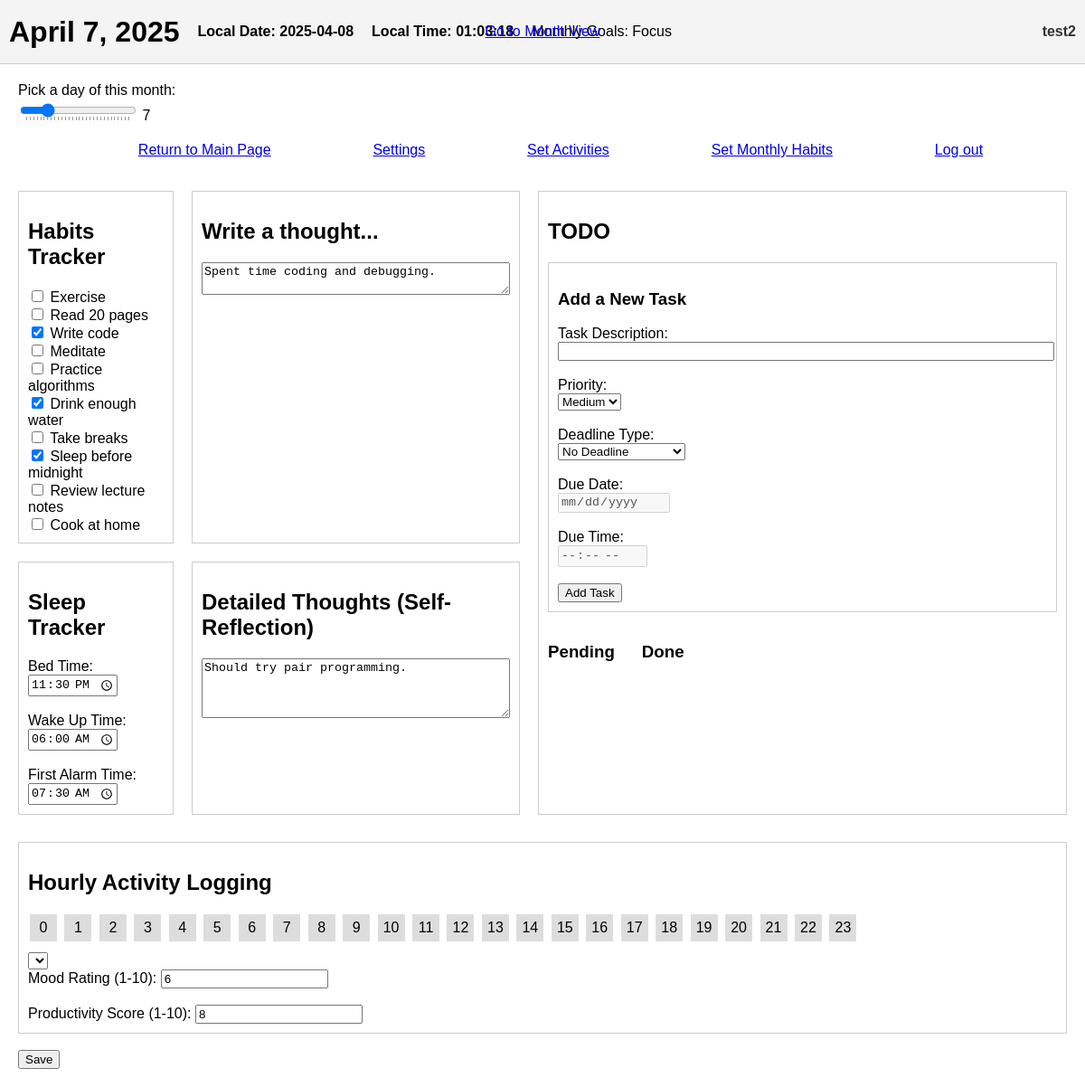
Screenshot of /day/2025/4/7/ (signed in) with the database file from the repository.
### mainpage/models.py (models this page shows, shortened)
class DailyData(models.Model):
    user_id = models.IntegerField()
    date = models.DateField()
    mood_rating = models.IntegerField(null=True, blank=True)
    productivity_score = models.IntegerField(null=True, blank=True)
    sleep = models.TextField(null=True, blank=True)
    habits_completed = models.TextField(null=True, blank=True)
    thoughts = models.TextField(null=True, blank=True)
    self_reflection = models.TextField(null=True, blank=True)
    hourly_activity_logging = models.TextField(null=True, blank=True)
    class Meta:
        unique_together = ("user_id", "date")

class MonthlyHabits(models.Model):
    user_id = models.IntegerField()
    year = models.IntegerField()
    month = models.IntegerField()
    goal_text = models.TextField(blank=True)
    habit_1 = models.CharField(max_length=100, blank=True)
    habit_2 = models.CharField(max_length=100, blank=True)
    habit_3 = models.CharField(max_length=100, blank=True)
    habit_4 = models.CharField(max_length=100, blank=True)
    habit_5 = models.CharField(max_length=100, blank=True)
    habit_6 = models.CharField(max_length=100, blank=True)
    habit_7 = models.CharField(max_length=100, blank=True)
    habit_8 = models.CharField(max_length=100, blank=True)
    habit_9 = models.CharField(max_length=100, blank=True)
    habit_10 = models.CharField(max_length=100, blank=True)
    class Meta:
        unique_together = ("user_id", "year", "month")

### authapp/models.py (models this page shows, shortened)
class CustomUser(AbstractUser):
    username = models.CharField(
        _('username'),
        max_length=12,
        unique=True,
        help_text=_('Required. 3-12 characters. Letters and digits only.'),
        validators=[
            RegexValidator(
                regex=r'^[A-Za-z0-9]+$',
                message=_('Username can only contain letters and digits.')
            ),
            MinLengthValidator(3, _('Username must have at least 3 characters.')),
            MaxLengthValidator(12, _('Username cannot exceed 12 characters.')),
        ],
        error_messages={
            'unique': _("This username is already taken."),
        },
    )
    first_name = None
    last_name = None
    GENDER_CHOICES = [
        (1, 'Male'),
        (2, 'Female'),
    ]
    preferred_name = models.CharField(max_length=100, blank=True)
    b_day = models.DateField(null=True, blank=True)
    gender = models.IntegerField(choices=GENDER_CHOICES, null=True, blank=True)

### mainpage/views.py (the view, shortened to what this page needs)
# urls.py: path('day/<int:year>/<int:month>/<int:day>/', day_view, name='day_view'),
@login_required
def day_view(request, year, month, day):
    current_date = date(year, month, day)
    today = date.today()
    allowable_date = today + timedelta(days=1)
    if current_date > allowable_date:
        messages.error(request, "You cannot create or edit logs for dates more than 24h in the future.")
        return redirect('main_page')
    last_log = DailyData.objects.filter(
        user_id=request.user.id,
        date__lt=current_date
    ).order_by('-date').first()
    if last_log:
        day_to_fill = last_log.date + timedelta(days=1)
        while day_to_fill < current_date:
            DailyData.objects.get_or_create(
                user_id=request.user.id,
                date=day_to_fill
            )
            day_to_fill += timedelta(days=1)
    daily_obj, _ = DailyData.objects.get_or_create(
        user_id=request.user.id,
        date=current_date
    )
    monthly_obj, _ = MonthlyHabits.objects.get_or_create(
        user_id=request.user.id,
        year=year,
        month=month
    )
    habits = [
        monthly_obj.habit_1,
        monthly_obj.habit_2,
        monthly_obj.habit_3,
        monthly_obj.habit_4,
        monthly_obj.habit_5,
        monthly_obj.habit_6,
        monthly_obj.habit_7,
        monthly_obj.habit_8,
        monthly_obj.habit_9,
        monthly_obj.habit_10,
    ]
    try:
        hourly_data = json.loads(daily_obj.hourly_activity_logging) if daily_obj.hourly_activity_logging else []
    except:
        hourly_data = []
    hourly_data.sort(key=lambda x: x.get('hour', 0))
    if not hourly_data:
        hourly_data = [{"hour": h, "activity": None} for h in range(24)]
    else:
        existing_hours = {item["hour"] for item in hourly_data}
        for h in range(24):
            if h not in existing_hours:
                hourly_data.append({"hour": h, "activity": None})
        hourly_data.sort(key=lambda x: x["hour"])
    sleep_data = daily_obj.sleep or ""
    splitted = sleep_data.split(',')
    def readd_colon(t):
        t = t.strip()
        if len(t) == 4:
            return t[:2] + ":" + t[2:]
        elif len(t) == 3:
            return "0" + t[0] + ":" + t[1:]
        return t
    bed_time_form = readd_colon(splitted[0]) if len(splitted) > 0 else ''
    wake_up_time_form = readd_colon(splitted[1]) if len(splitted) > 1 else ''
    first_alarm_time_form = readd_colon(splitted[2]) if len(splitted) > 2 else ''
    habits_binary = daily_obj.habits_completed or ""
    habits_binary = habits_binary.ljust(10, '0')[:10]
    habits_status = list(zip(habits, habits_binary))
    context = {
        "daily_obj": daily_obj,
        "date": current_date,
        "bed_time_form": bed_time_form,
        "wake_up_time_form": wake_up_time_form,
        "first_alarm_time_form": first_alarm_time_form,
        "habits_status": habits_status,
        "monthly_obj": monthly_obj,
        "hourly_data": hourly_data,
    }
    return render(request, 'mainpage/day.html', context)

### mainpage/templates/mainpage/day.html (shortened to what this page needs)
{% load static %}
<!DOCTYPE html>
<html>
<head>
  <link rel="stylesheet" href="{% static 'mainpage/css/hourly_activities.css' %}">
  <link rel="stylesheet" href="{% static 'mainpage/css/day.css' %}">
</head>
<body>
  <header>
    <div class="header-left">
        <h1 id="currentDate"
            data-year="{{ date.year }}"
            data-month="{{ date.month }}"
            data-day="{{ date.day }}">
            {{ date }}
        </h1>
        <p id="local-date" style="font-weight:bold;">Date: --</p>
        <p id="local-time" style="font-weight:bold;">Time: --:--:--</p>
        {% if monthly_obj.goal_text %}
        <div class="monthly-goals">Monthly Goals: {{ monthly_obj.goal_text }}</div>
        {% endif %}
    </div>
    <div class="center-nav">
        <a href="{% url 'month_view' date.year date.month %}" class="month-view-link">
            Go to Month View
        </a>
    </div>
    <div class="right-info">
        <span class="username">{{ user.username }}</span>
    </div>
  </header>
  <div class="date-slider-wrapper" style="margin: 20px;">
    <label for="dateSlider">Pick a day of this month:</label><br/>
    <input
      type="range"
      id="dateSlider"
      min="1"
      max="31"
      step="1"
      value="1"
      list="dayTickmarks"
    />
    <span id="sliderDayLabel"></span>
  </div>
  <ul class="nav-links">
    <li><a href="{% url 'main_page' %}">Return to Main Page</a></li>
    <li><a href="{% url 'settings' %}">Settings</a></li>
    <li><a href="{% url 'activity_config_view' %}">Set Activities</a></li>
    <li><a href="{% url 'set_habits' %}">Set Monthly Habits</a></li>
    <li><a href="{% url 'logout' %}">Log out</a></li>
  </ul>
  <div class="main-container">
    <main>
      <form method="POST" id="dayForm">
        <div class="top-section">
          <div class="habits-tracker">
            <h2>Habits Tracker</h2>
            <div>
              {% for habit, status in habits_status %}
                {% if habit %}
                  <input type="checkbox" name="habit_{{ forloop.counter0 }}"
                         {% if status == '1' %} checked {% endif %}>
                  <label>{{ habit }}</label><br/>
                {% endif %}
              {% endfor %}
            </div>
          </div>
          <div class="thoughts-box">
            <h2>Write a thought...</h2>
            <textarea name="thoughts" id="thoughts" rows="2" cols="40">{{ daily_obj.thoughts|default_if_none:'' }}</textarea>
          </div>
          <div class="todo-box">
            <h2>TODO</h2>
            <div style="border: 1px solid #ccc; padding: 10px; margin-bottom: 15px;">
              <h3>Add a New Task</h3>
              <label>Task Description:</label><br/>
              <input type="text" id="taskText" style="width:100%;" />
              <br/><br/>
              <label>Priority:</label><br/>
              <select id="taskPriority">
                <option value="medium" selected>Medium</option>
              </select>
              <br/><br/>
              <label>Deadline Type:</label><br/>
              <select id="taskDueType">
                <option value="none" selected>No Deadline</option>
              </select>
              <br/><br/>
              <div>
                <label>Due Date:</label><br/>
                <input type="date" id="taskDueDate" disabled />
              </div>
              <br/>
              <div>
                <label>Due Time:</label><br/>
                <input type="time" id="taskDueTime" disabled />
              </div>
              <br/>
              <button id="createTaskBtn" type="button">Add Task</button>
            </div>
            <div style="display: flex; gap: 30px;">
              <div>
                <h3>Pending</h3>
              </div>
              <div>
                <h3>Done</h3>
              </div>
            </div>
          </div>
          <div class="reflection-box">
            <h2>Detailed Thoughts (Self-Reflection)</h2>
            <textarea name="self_reflection" id="self_reflection" rows="4" cols="40">{{ daily_obj.self_reflection|default_if_none:'' }}</textarea>
          </div>
          <div class="sleep-tracker">
            <h2>Sleep Tracker</h2>
            <label for="bed_time">Bed Time:</label><br/>
            <input type="time" name="bed_time" id="bed_time" value="{{ bed_time_form }}" />
            <br/><br/>
            <label for="wake_up_time">Wake Up Time:</label><br/>
            <input type="time" name="wake_up_time" id="wake_up_time" value="{{ wake_up_time_form }}" />
            <br/><br/>
            <label for="first_alarm_time">First Alarm Time:</label><br/>
            <input type="time" name="first_alarm_time" id="first_alarm_time" value="{{ first_alarm_time_form }}" />
          </div>
        </div>
        <div class="bottom-section">
          <h2>Hourly Activity Logging</h2>
          <div id="hourly-activity-bar">
            {% for entry in hourly_data %}
              <div class="hour-square"
                   data-hour="{{ entry.hour }}"
                   data-activity="{{ entry.activity }}">
                {{ entry.hour }}
              </div>
            {% endfor %}
          </div>
          <div id="activity-dropdown">
            <select id="activity-select">
            </select>
          </div>
          <label for="mood_rating">Mood Rating (1-10):</label>
          <input type="number" name="mood_rating" id="mood_rating"
                 value="{{ daily_obj.mood_rating|default_if_none:'' }}" />
          <br/><br/>
          <label for="productivity_score">Productivity Score (1-10):</label>
          <input type="number" name="productivity_score" id="productivity_score"
                 value="{{ daily_obj.productivity_score|default_if_none:'' }}" />
        </div>
        <br/>
        <button type="submit">Save</button>
      </form>
    </main>
  </div>
</body>
</html>

### mainpage/static/mainpage/css/hourly_activities.css (style rules this page uses)
.hour-square { display: inline-block; width: 30px; height: 30px; margin: 2px; text-align: center; line-height: 30px; background-color: #ddd; cursor: pointer; }
#activity-dropdown { z-index: 9999; }

### mainpage/static/mainpage/css/day.css (style rules this page uses)
body { margin: 0; font-family: Arial, sans-serif; }
header { background-color: #f4f4f4; padding: 10px; display: flex; align-items: center; justify-content: space-between; border-bottom: 1px solid #ccc; position: relative; height: 50px; flex-wrap: nowrap; }
.header-left { display: flex; align-items: center; gap: 20px; }
.center-nav { position: absolute; left: 50%; transform: translateX(-50%); line-height: 50px; }
.right-info { display: flex; align-items: center; gap: 10px; }
.username { font-weight: bold; color: #333; }
.main-container { display: flex; }
main { padding: 20px; flex: 1; }
.top-section { display: grid; grid-template-columns: 0.5fr 1fr 1.7fr; grid-template-rows: auto auto; gap: 20px; }
.habits-tracker { grid-column: 1; grid-row: 1; border: 1px solid #ccc; padding: 10px; }
.thoughts-box { grid-column: 2; grid-row: 1; border: 1px solid #ccc; padding: 10px; }
.todo-box { grid-column: 3; grid-row: 1 / span 2; border: 1px solid #ccc; padding: 10px; }
.reflection-box { grid-column: 2; grid-row: 2; border: 1px solid #ccc; padding: 10px; }
.sleep-tracker { grid-column: 1; grid-row: 2; border: 1px solid #ccc; padding: 10px; }
.bottom-section { margin-top: 30px; border: 1px solid #ccc; padding: 10px; }
#hourly-activity-bar { overflow-x: auto; white-space: nowrap; margin-bottom: 10px; }
.nav-links { list-style: none; display: flex; justify-content: space-evenly; }

### rows the page displays
DailyData: date "April 7, 2025", thoughts "Spent time coding and debugging.", self_reflection "Should try pair programming.", mood_rating "6", productivity_score "8"
MonthlyHabits: goal_text "Focus", habits_status "Exercise" "Read 20 pages" "Write code" "Meditate" "Practice algorithms" "Drink enough water" "Take breaks" "Sleep before midnight" "Review lecture notes" "Cook at home"
CustomUser: username "test2"

### other values shown
{{ entry.hour }} "0" "1" "2" "3" "4" "5" "6" "7" "8" "9" "10" "11" "12" "13" "14" "15" "16" "17" "18" "19" "20" "21" "22" "23"
